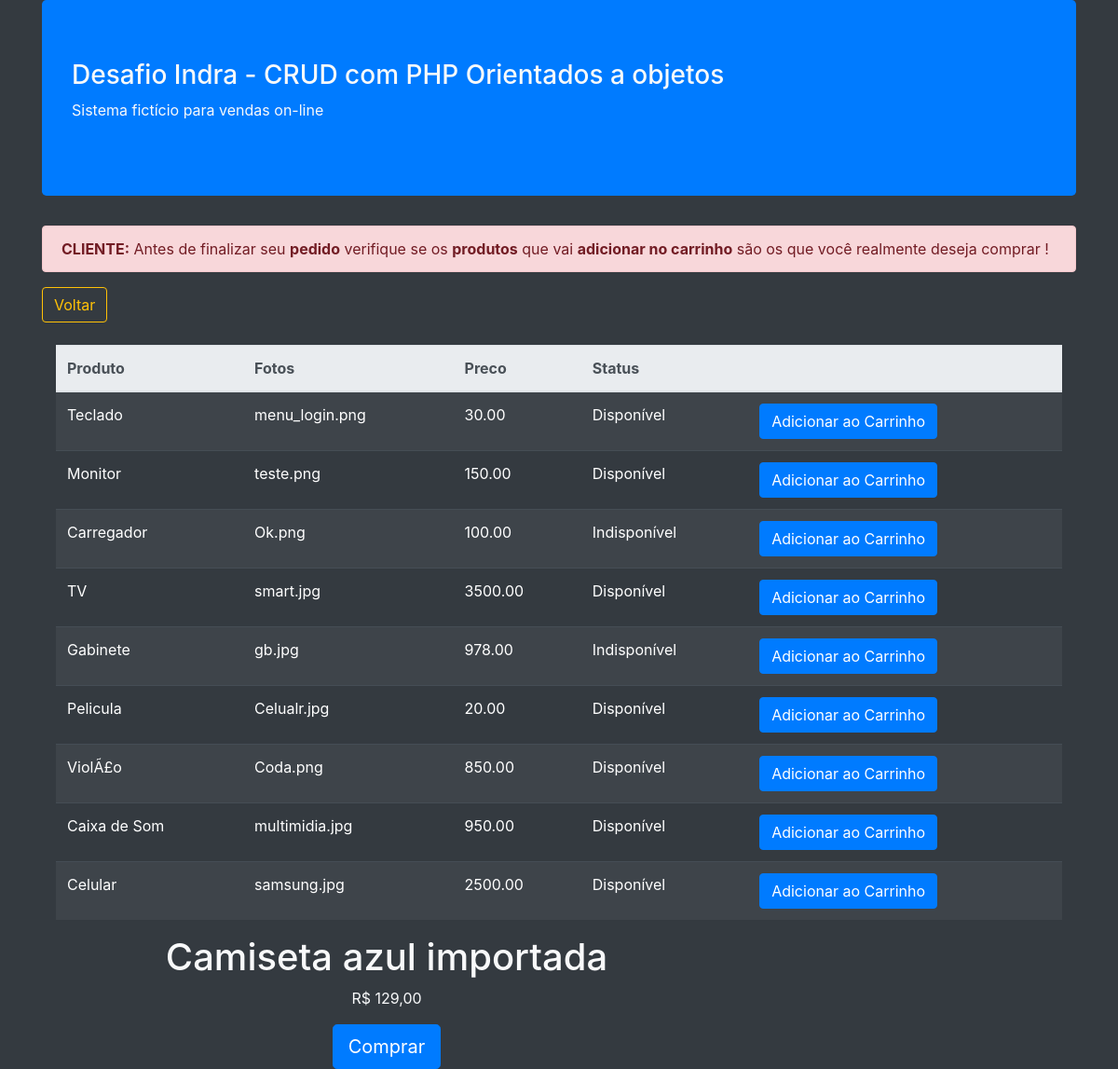
/lista_compras.php, run on the app's committed database.
### tables this page shows
CREATE TABLE `produtos` (
  `id` int(11) NOT NULL,
  `produto` varchar(255) NOT NULL,
  `imagem` varchar(255) NOT NULL,
  `quantidade` int(11) NOT NULL,
  `preco` decimal(10,2) NOT NULL,
  `ativo` enum('s','n') NOT NULL,
  `data` timestamp NOT NULL DEFAULT CURRENT_TIMESTAMP ON UPDATE CURRENT_TIMESTAMP
);

### lista_compras.php (called while the page is built, shortened)
<?php
$produtos = Produto::getProdutos();
include __DIR__.'/includes/header.php';
include __DIR__.'/includes/lista_compras.php';
include __DIR__.'/includes/footer.php';

### app/DB/Database.php (called while the page is built, shortened)
<?php
class Database{
  private $table;
  private $connection;
  public function __construct($table = null){
    $this->table = $table;
  }
  private function setConnection(){
    try{
      $this->connection = new PDO('mysql:host='.self::HOST.';dbname='.self::NAME,self::USER,self::PASS);
      $this->connection->setAttribute(PDO::ATTR_ERRMODE,PDO::ERRMODE_EXCEPTION);
    }catch(PDOException $e){
      die('ERROR: '.$e->getMessage());
    }
  }
  public function execute($query,$params = []){
    try{
      $statement = $this->connection->prepare($query);
      $statement->execute($params);
      return $statement;
    }catch(PDOException $e){
      die('ERROR: '.$e->getMessage());
    }
  }
  public function select($where = null, $order = null, $limit = null, $fields = '*'){
    $where = strlen($where) ? 'WHERE '.$where : '';
    $order = strlen($order) ? 'ORDER BY '.$order : '';
    $limit = strlen($limit) ? 'LIMIT '.$limit : '';
    $query = 'SELECT '.$fields.' FROM '.$this->table.' '.$where.' '.$order.' '.$limit;
    return $this->execute($query);
  }
}

### app/Entity/Produto.php (called while the page is built, shortened)
<?php
class Produto{
  public static function getProdutos($where = null, $order = null, $limit = null){
    return (new Database('produtos'))->select($where,$order,$limit)
                                  ->fetchAll(PDO::FETCH_CLASS,self::class);
  }
}

### includes/lista_compras.php (the view, shortened to what this page needs)
<div id="alerta">
        <div class="alert alert-danger" role="alert">
            <strong>CLIENTE:</strong> Antes de finalizar seu <b>pedido</b> verifique se os <b>produtos</b> que vai <b>adicionar no carrinho</b> são os que você realmente deseja comprar  !
        </div>
    </div>
<?php
  $resultados = '';
  foreach($produtos as $produto){
    $resultados .= '<tr>
                      <td>'.$produto->produto.'</td>
                      <td>'.$produto->imagem.'</td>
                      <td>'.$produto->preco.'</td>
                      <td>'.($produto->ativo == 's' ? 'Disponível' : 'Indisponível').'</td>
                      <td>
                      <a href="cart.php" class="btn btn-primary" role="button" aria-pressed="true">Adicionar ao Carrinho</a>
                      </td>
                    </tr>';
  }
  $resultados = strlen($resultados) ? $resultados : '<tr>
                                                       <td colspan="6" class="text-center">
                                                              Nenhum produto encontrado
                                                       </td>
                                                    </tr>';
?>
<main>
  <section>
    <a href="index.php">
      <button class="btn btn-outline-warning">Voltar</button>
    </a>
  </section>
  <br>
  <div class="container">
    <section>
      <table class="table table-striped table-dark" class="table bg-light mt-3">
        <thead class="thead-light">
          <tr>
            <th>Produto</th>
            <th>Fotos</th>
            <th>Preco</th>
            <th>Status</th>
            <th colspan="2" align="center"></th>
          </tr>
        </thead>
        <tbody>
            <?=$resultados?>
        </tbody>
      </table>
    </section>
  </div>
</main>
        <main>
            <div class="container">
                <div class="row">
                    <div class="col-sm-8">
                        <div class="text-center">
                            <h1>Camiseta azul importada</h1>
                            <p>R$ 129,00</p>
                            <a href="#" class="btn btn-primary btn-lg">Comprar</a>
                        </div>
                    </div>
                </div>
            </div>
        </main>

### data on the page
produtos: produto "Teclado", imagem "menu_login.png", preco "30.00", ativo "Disponível"
produtos: produto "Monitor", imagem "teste.png", preco "150.00", ativo "Disponível"
produtos: produto "Carregador", imagem "Ok.png", preco "100.00", ativo "Indisponível"
produtos: produto "TV", imagem "smart.jpg", preco "3500.00", ativo "Disponível"
produtos: produto "Gabinete", imagem "gb.jpg", preco "978.00", ativo "Indisponível"
produtos: produto "Pelicula", imagem "Celualr.jpg", preco "20.00", ativo "Disponível"
produtos: produto "ViolÃ£o", imagem "Coda.png", preco "850.00", ativo "Disponível"
produtos: produto "Caixa de Som", imagem "multimidia.jpg", preco "950.00", ativo "Disponível"
produtos: produto "Celular", imagem "samsung.jpg", preco "2500.00", ativo "Disponível"
